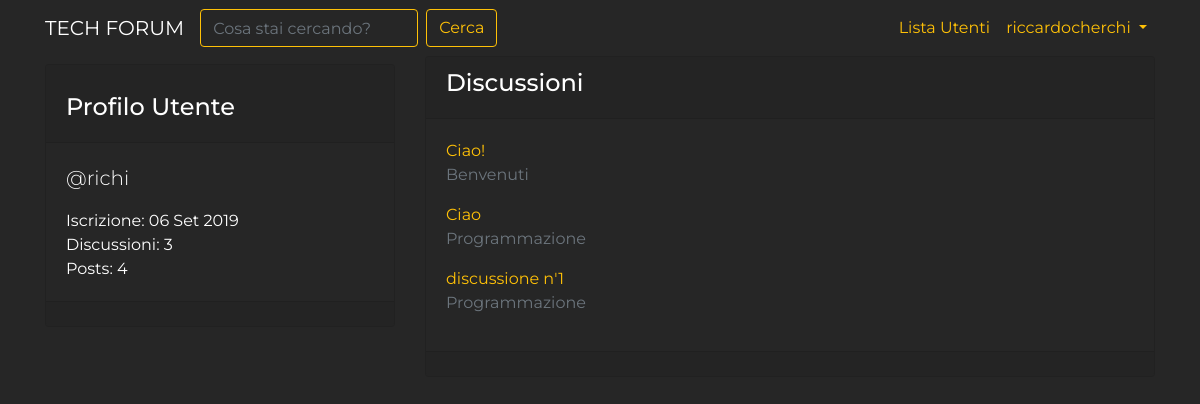
Page /user/richi/ (signed in) on the committed database.
### forum/models.py (models this page shows, shortened)
class Discussione(models.Model):
    titolo = models.CharField(max_length=120)
    data_creazione = models.DateTimeField(auto_now_add=True)
    autore_discussione = models.ForeignKey(User, on_delete=models.CASCADE, related_name="discussioni", null=True)
    sezione_appartenenza = models.ForeignKey(Sezione, on_delete=models.CASCADE, related_name="sezioni", null=True)
    def get_absolute_url(self):
        return reverse("discussione_view", kwargs={"pk": self.pk})
    class Meta:
        verbose_name = "Discussione"
        verbose_name_plural = "Discussioni"

class Sezione(models.Model):
    nome_sezione = models.CharField(max_length= 80)
    descrizione = models.CharField(max_length=150, blank=True, null=True)
    logo_sezione = models.ImageField(blank=True, null=True)
    def __str__(self):
        return self.nome_sezione
    class Meta:
        verbose_name = "Sezione"
        verbose_name_plural = "Sezioni"

### core/views.py (the view)
# urls.py: path('user/<username>/', views.userProfileView, name="user_profile"),
def userProfileView(request, username):
    user = get_object_or_404(User, username=username)
    discussioni_utenre = Discussione.objects.filter(autore_discussione=user).order_by("-pk")
    context = {'user':user, "discussioni_utente": discussioni_utenre}
    return render(request, 'core/user_profile.html', context)

### core/templates/core/user_profile.html (shortened to what this page needs)
{% extends 'base.html' %}
{% block content %}
    <div class="row">
        <div class="col-4">
            <div class="card my-2">
                <div class="card-header">
                     <h4 class="mt-3">{% if request.user == user %}il tuo {% endif %}Profilo Utente</h4>
                </div>
                <div class="card-body">
                    <p class="lead">@{{ user }}</p>
                    <p class="mb-0">Iscrizione: {{ user.date_joined|date:"d M Y" }}</p>
                    <p class="mb-0">Discussioni: {{ user.discussioni.count }}</p>
                    <p class="mb-0">Posts: {{ user.posts.count }}</p>
                </div>
                <div class="card-footer"></div>
            </div>
        </div>
        <div class="col-8">
            <div class="card my-8">
                <div class="card-header">
                    <h4>Discussioni</h4>
                </div>
                <div class="card-body">
                    {% for discussione in discussioni_utente %}
                        <a href="{{ discussione.get_absolute_url }}">{{ discussione.titolo }}</a>
                        <p class="text-muted">{{ discussione.sezione_appartenenza }}</p>
                        {% empty %}
                            {% if request.user != user %}
                                <p class="mb-0">{{ user }} non ha creato alcuna discussione</p>
                            {% else %}
                                <p class="mb-0">Non hai creato alcuna discussione, inizia subito!</p>
                            {% endif %}
                    {% endfor %}
                </div>
                <div class="card-footer"></div>
            </div>
        </div>
    </div>
{% endblock content %}

### templates/base.html (shortened to what this page needs)
{% load static %}
<!doctype html>
<html lang="en">
  <head>
    <link rel="stylesheet" href="https://stackpath.bootstrapcdn.com/bootstrap/4.3.1/css/bootstrap.min.css">
    <link rel="stylesheet" href="{% static 'agora.css' %}">
  </head>
  <body>
    <nav class="navbar navbar-expand-lg navbar-dark bg-color" style="background-color:#262626;">
    <div class="container">
      <a class="navbar-brand" href="/">TECH FORUM</a>
      <div class="collapse navbar-collapse" id="navbarSupportedContent">
      <form action="{% url 'funzione_cerca' %}" class="form-inline my-2 my-lg-0">
          <input name="q" class="form-control mr-sm-2" type="search" placeholder="Cosa stai cercando?" aria-label="Search">
          <button class="btn btn-outline-warning my-2 my-sm-0" type="submit">Cerca</button>
        </form>
        <ul class="navbar-nav ml-auto">
          <li class="nav-item">
            <a class="nav-link" href="{% url 'user_list' %}">Lista Utenti<span class="sr-only">(current)</span></a>
          </li>
            {% if request.user.is_authenticated %}
              <li class="nav-item dropdown">
                <a class="nav-link dropdown-toggle" href="#" id="navbarDropdown" role="button" data-toggle="dropdown" aria-haspopup="true" aria-expanded="false">
                  {{ request.user.username }}
                </a>
              </li>
            {% endif %}
        </ul>
      </div>
     </div>
    </nav>
    <div class="container">
        {% block content %}
        {% endblock content %}
    </div>
  </body>
</html>

### static-storage/agora.css (style rules this page uses)
body { font-family: "Montserrat", sans-serif; background-color: #262626; color: white; }
.card { background-color: #262626; }
.navbar-dark .navbar-nav .nav-link { color: #ffc107; }
a { color: #ffc107; }
input[type=search] { background-color: #262626; border-color: #ffc107; }

### rows in the picture
Discussione: titolo "Ciao!", sezione_appartenenza "Benvenuti"
Discussione: titolo "Ciao", sezione_appartenenza "Programmazione"
Discussione: titolo "discussione n'1", sezione_appartenenza "Programmazione"

### other values in the picture
{{ request.user.username }} "riccardocherchi"
{{ user }} "richi"
{{ user.date_joined|date:"d M Y" }} "06 Set 2019"
{{ user.discussioni.count }} "3"
{{ user.posts.count }} "4"
